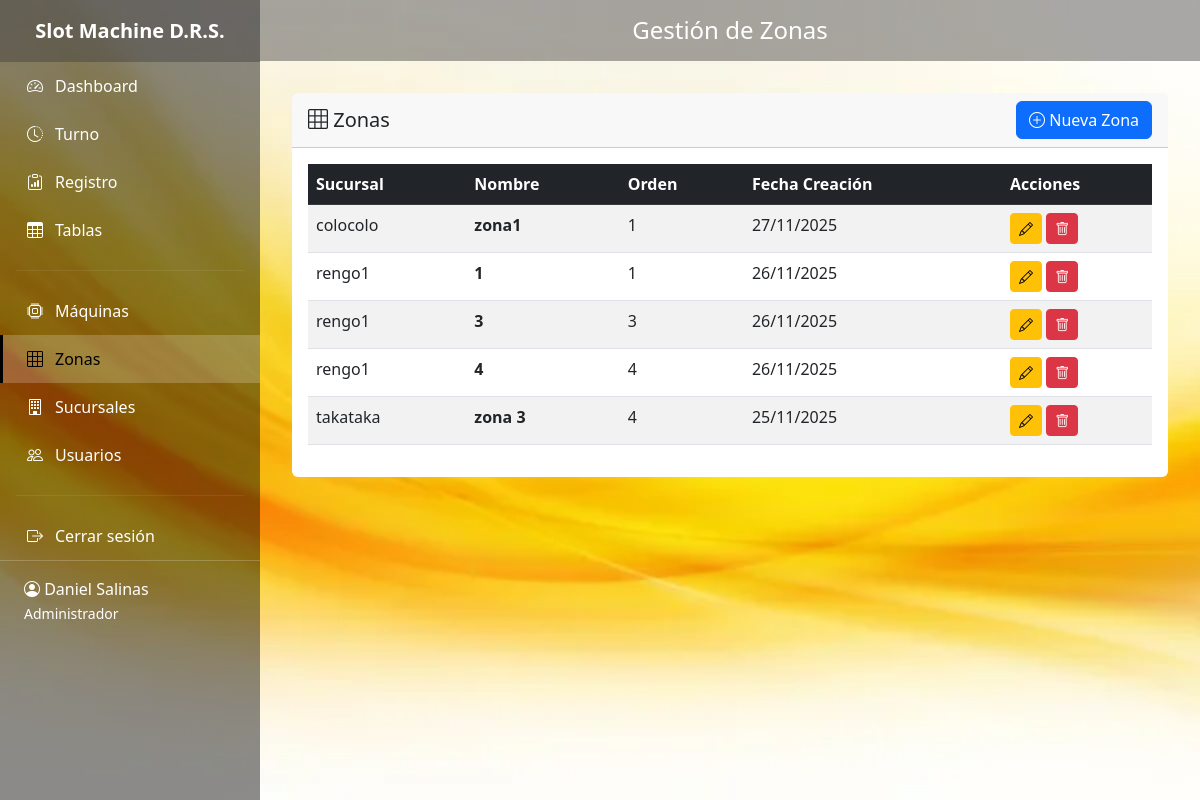
/zonas/ (signed in), run on an earlier commit of the app's database.
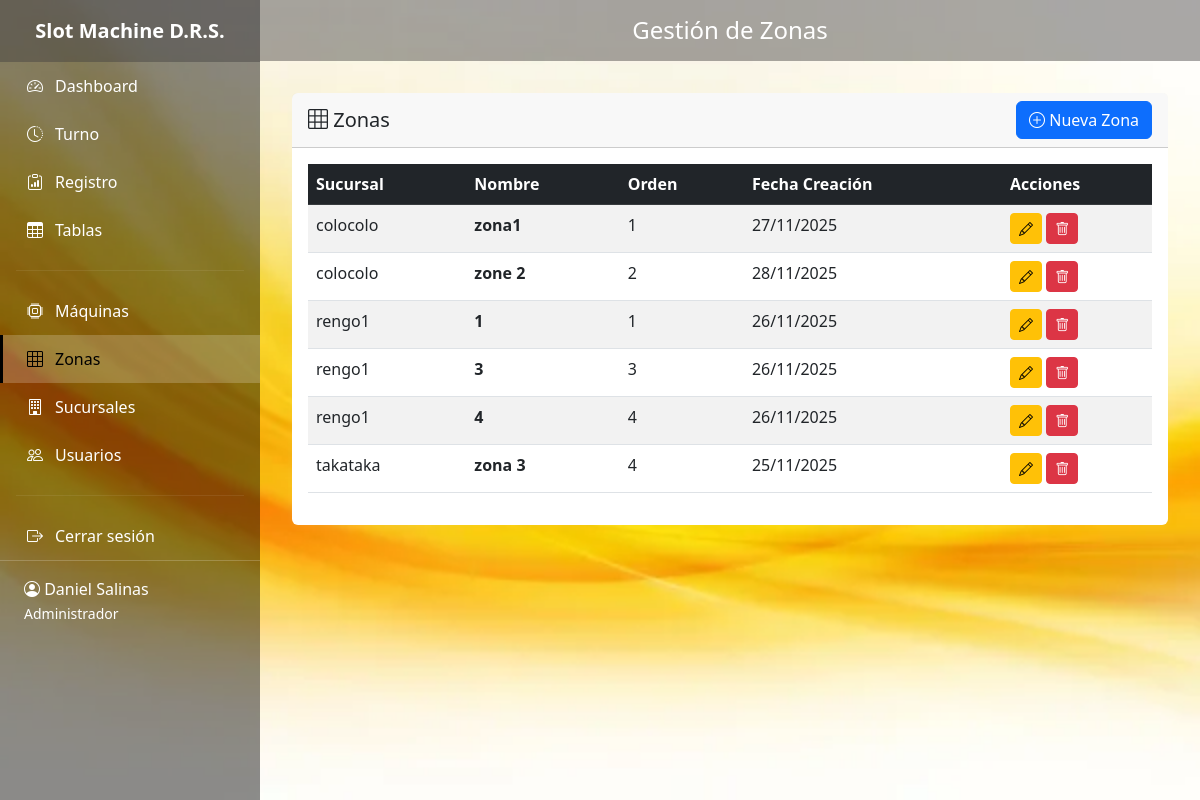
And on a later commit of the database.
### control/models.py (models this page shows, shortened)
class Zona(models.Model):
    sucursal = models.ForeignKey(
        Sucursal,
        on_delete=models.CASCADE,
        related_name='zonas',
        verbose_name='Sucursal'
    )
    nombre = models.CharField(max_length=80, verbose_name='Nombre')
    orden = models.SmallIntegerField(default=0, verbose_name='Orden')
    created_at = models.DateTimeField(auto_now_add=True, verbose_name='Fecha de Creación')
    class Meta:
        verbose_name = 'Zona'
        verbose_name_plural = 'Zonas'
        ordering = ['sucursal', 'orden', 'nombre']

class Sucursal(models.Model):
    nombre = models.CharField(max_length=150, verbose_name='Nombre')
    direccion = models.CharField(max_length=255, blank=True, verbose_name='Dirección')
    telefono = models.CharField(max_length=50, blank=True, verbose_name='Teléfono')
    created_at = models.DateTimeField(auto_now_add=True, verbose_name='Fecha de Creación')
    class Meta:
        verbose_name = 'Sucursal'
        verbose_name_plural = 'Sucursales'
        ordering = ['nombre']

### control/views.py (the view)
# urls.py: path('zonas/', views.zonas_list, name='zonas_list'),
@login_required
@user_passes_test(is_admin)
def zonas_list(request):
    zonas = Zona.objects.all()
    return render(request, 'zonas/list.html', {'zonas': zonas})

### control/views.py (called while the page is built)
def is_admin(user):
    return user.is_authenticated and user.role == 'admin'

### templates/zonas/list.html (shortened to what this page needs)
{% extends 'base.html' %}
{% block page_title %}Gestión de Zonas{% endblock %}
{% block content %}
<div class="card">
    <div class="card-header">
        <div class="d-flex justify-content-between align-items-center">
            <h5 class="mb-0"><i class="bi bi-grid-3x3"></i> Zonas</h5>
            <a href="{% url 'control:zona_create' %}" class="btn btn-primary">
                <i class="bi bi-plus-circle"></i> Nueva Zona
            </a>
        </div>
    </div>
    <div class="card-body">
        <div class="table-responsive">
            <table class="table table-striped table-hover">
                <thead class="table-dark">
                    <tr>
                        <th>Sucursal</th>
                        <th>Nombre</th>
                        <th>Orden</th>
                        <th>Fecha Creación</th>
                        <th width="150">Acciones</th>
                    </tr>
                </thead>
                <tbody>
                    {% for zona in zonas %}
                        <tr>
                            <td>{{ zona.sucursal.nombre }}</td>
                            <td><strong>{{ zona.nombre }}</strong></td>
                            <td>{{ zona.orden }}</td>
                            <td>{{ zona.created_at|date:"d/m/Y" }}</td>
                            <td>
                                <a href="{% url 'control:zona_edit' zona.pk %}" class="btn btn-sm btn-warning">
                                    <i class="bi bi-pencil"></i>
                                </a>
                                <a href="{% url 'control:zona_delete' zona.pk %}" class="btn btn-sm btn-danger">
                                    <i class="bi bi-trash"></i>
                                </a>
                            </td>
                        </tr>
                    {% empty %}
                        <tr>
                            <td colspan="5" class="text-center text-muted">No hay zonas registradas</td>
                        </tr>
                    {% endfor %}
                </tbody>
            </table>
        </div>
    </div>
</div>
{% endblock %}

What changed in the data, as far as the page shows it:
added Zona: sucursal.nombre "colocolo", nombre "zone 2", orden "2", created_at "28/11/2025"
